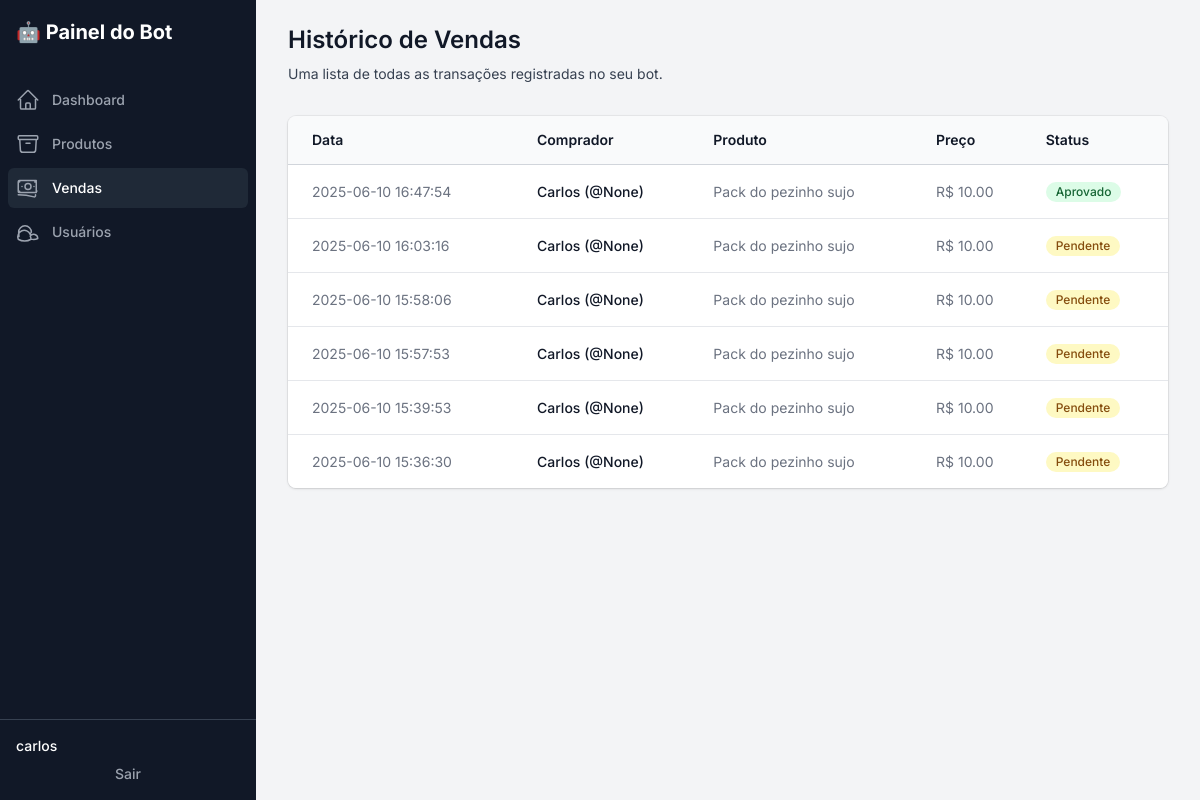
Page /vendas (signed in) on the earlier database version.
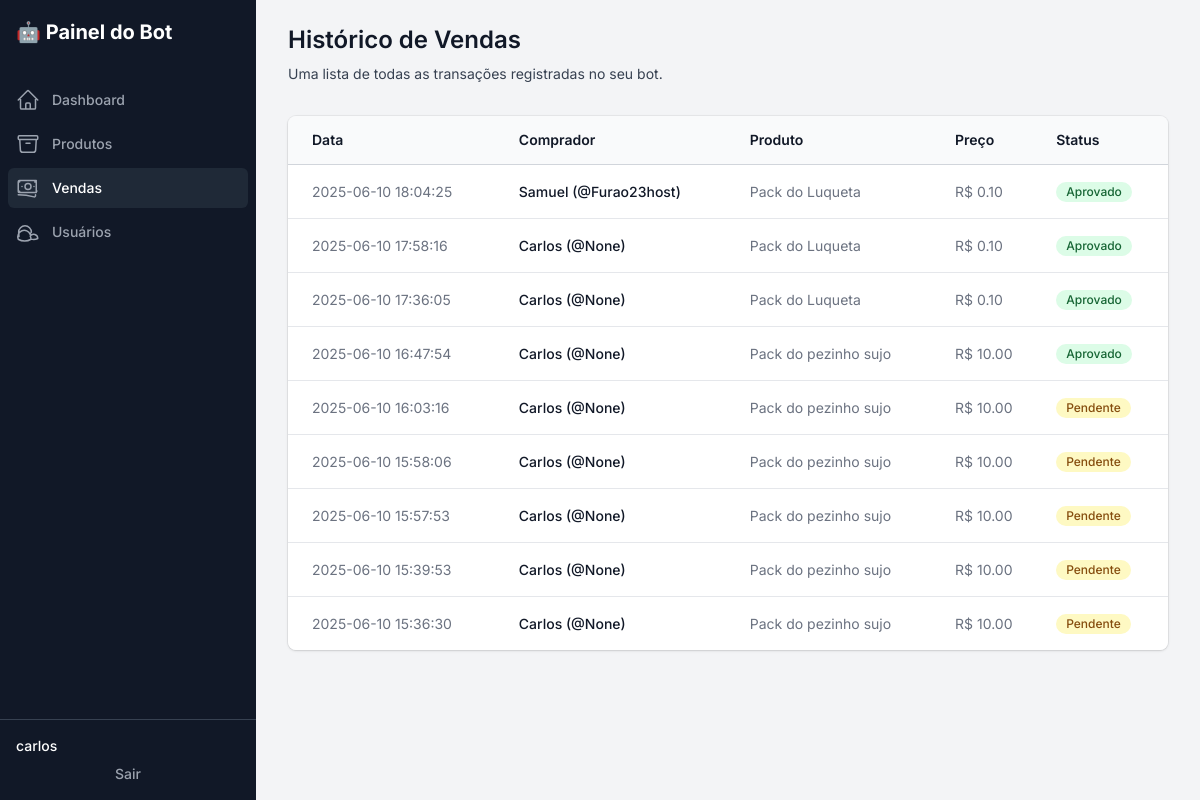
Same page on the later database version.
### tables this page shows
CREATE TABLE users (
    id INTEGER PRIMARY KEY,
    username TEXT,
    first_name TEXT,
    last_name TEXT,
    data_registro TEXT
);

CREATE TABLE vendas (
    id INTEGER PRIMARY KEY AUTOINCREMENT,
    user_id INTEGER,
    produto_id INTEGER,
    payment_id TEXT,
    status TEXT,
    data_venda TEXT,
    FOREIGN KEY (user_id) REFERENCES users (id),
    FOREIGN KEY (produto_id) REFERENCES produtos (id)
);

CREATE TABLE produtos (
    id INTEGER PRIMARY KEY AUTOINCREMENT,
    nome TEXT NOT NULL,
    preco REAL NOT NULL,
    link TEXT NOT NULL
);

### app.py (the view)
@app.route('/vendas')
def vendas():
    if not session.get('logged_in'): return redirect(url_for('login'))
    conn = get_db_connection()
    lista_vendas = conn.execute('''
        SELECT v.id, u.username, u.first_name, p.nome, p.preco, v.status, v.data_venda
        FROM vendas v
        JOIN users u ON v.user_id = u.id
        JOIN produtos p ON v.produto_id = p.id
        ORDER BY v.id DESC
    ''').fetchall()
    conn.close()
    return render_template('vendas.html', vendas=lista_vendas)

### app.py (called while the page is built)
def get_db_connection():
    conn = sqlite3.connect(DB_NAME)
    conn.row_factory = sqlite3.Row
    return conn

### templates/vendas.html (shortened to what this page needs)
{% extends "layout.html" %}
{% block content %}
<div class="sm:flex sm:items-center">
    <div class="sm:flex-auto">
        <h1 class="text-2xl font-semibold text-gray-900">Histórico de Vendas</h1>
        <p class="mt-2 text-sm text-gray-700">Uma lista de todas as transações registradas no seu bot.</p>
    </div>
</div>
<div class="mt-8 flow-root">
    <div class="-mx-4 -my-2 overflow-x-auto sm:-mx-6 lg:-mx-8">
      <div class="inline-block min-w-full py-2 align-middle sm:px-6 lg:px-8">
        <div class="overflow-hidden shadow ring-1 ring-black ring-opacity-5 sm:rounded-lg">
          <table class="min-w-full divide-y divide-gray-300">
            <thead class="bg-gray-50">
              <tr>
                <th scope="col" class="py-3.5 pl-4 pr-3 text-left text-sm font-semibold text-gray-900 sm:pl-6">Data</th>
                <th scope="col" class="px-3 py-3.5 text-left text-sm font-semibold text-gray-900">Comprador</th>
                <th scope="col" class="px-3 py-3.5 text-left text-sm font-semibold text-gray-900">Produto</th>
                <th scope="col" class="px-3 py-3.5 text-left text-sm font-semibold text-gray-900">Preço</th>
                <th scope="col" class="px-3 py-3.5 text-left text-sm font-semibold text-gray-900">Status</th>
              </tr>
            </thead>
            <tbody class="divide-y divide-gray-200 bg-white">
              {% for venda in vendas %}
              <tr>
                <td class="whitespace-nowrap py-4 pl-4 pr-3 text-sm text-gray-500 sm:pl-6">{{ venda.data_venda }}</td>
                <td class="whitespace-nowrap px-3 py-4 text-sm font-medium text-gray-900">{{ venda.first_name }} (@{{ venda.username }})</td>
                <td class="whitespace-nowrap px-3 py-4 text-sm text-gray-500">{{ venda.nome }}</td>
                <td class="whitespace-nowrap px-3 py-4 text-sm text-gray-500">R$ {{ "%.2f"|format(venda.preco) }}</td>
                <td class="whitespace-nowrap px-3 py-4 text-sm text-gray-500">
                    {% if venda.status == 'aprovado' %}
                        <span class="inline-flex items-center rounded-full bg-green-100 px-2.5 py-0.5 text-xs font-medium text-green-800">Aprovado</span>
                    {% else %}
                        <span class="inline-flex items-center rounded-full bg-yellow-100 px-2.5 py-0.5 text-xs font-medium text-yellow-800">Pendente</span>
                    {% endif %}
                </td>
              </tr>
              {% else %}
              <tr>
                <td colspan="5" class="py-4 text-center text-sm text-gray-500">Nenhuma venda registrada.</td>
              </tr>
              {% endfor %}
            </tbody>
          </table>
        </div>
      </div>
    </div>
</div>
{% endblock %}

### templates/layout.html (shortened to what this page needs)
<!DOCTYPE html>
<html lang="pt-br" class="h-full bg-gray-100">
<head>
    <script src="https://cdn.tailwindcss.com"></script>
</head>
<body class="h-full">
<div class="min-h-full">
  <div class="fixed inset-y-0 flex w-64 flex-col bg-gray-900">
    <div class="flex min-h-0 flex-1 flex-col">
      <div class="flex h-16 flex-shrink-0 items-center bg-gray-900 px-4">
        <h1 class="text-xl font-bold text-white">🤖 Painel do Bot</h1>
      </div>
      <div class="flex flex-1 flex-col overflow-y-auto">
        <nav class="flex-1 space-y-1 px-2 py-4">
          <a href="{{ url_for('index') }}" class="{{ 'bg-gray-800 text-white' if request.path == url_for('index') else 'text-gray-400 hover:bg-gray-800 hover:text-white' }} group flex items-center rounded-md px-2 py-2 text-sm font-medium">
            Dashboard
          </a>
          <a href="{{ url_for('produtos') }}" class="{{ 'bg-gray-800 text-white' if request.path == url_for('produtos') else 'text-gray-400 hover:bg-gray-800 hover:text-white' }} group flex items-center rounded-md px-2 py-2 text-sm font-medium">
            Produtos
          </a>
          <a href="{{ url_for('vendas') }}" class="{{ 'bg-gray-800 text-white' if request.path == url_for('vendas') else 'text-gray-400 hover:bg-gray-800 hover:text-white' }} group flex items-center rounded-md px-2 py-2 text-sm font-medium">
            Vendas
          </a>
          <a href="{{ url_for('usuarios') }}" class="{{ 'bg-gray-800 text-white' if request.path == url_for('usuarios') else 'text-gray-400 hover:bg-gray-800 hover:text-white' }} group flex items-center rounded-md px-2 py-2 text-sm font-medium">
            Usuários
          </a>
        </nav>
      </div>
       <div class="flex flex-shrink-0 border-t border-gray-700 p-4">
        <div class="flex-shrink-0 w-full">
            <div class="flex items-center">
                <div>
                    <p class="text-sm font-medium text-white">{{ session.username }}</p>
                </div>
            </div>
            <a href="{{ url_for('logout') }}" class="mt-2 block w-full text-center text-sm font-medium text-gray-400 hover:text-white">Sair</a>
        </div>
      </div>
    </div>
  </div>
  <div class="flex flex-1 flex-col md:pl-64">
    <main class="flex-1">
      <div class="py-6">
        <div class="mx-auto max-w-7xl px-4 sm:px-6 md:px-8">
            {% block content %}{% endblock %}
        </div>
      </div>
    </main>
  </div>
</div>
</body>
</html>

### templates/layout.html (style rules this page uses)
body { font-family: 'Inter', sans-serif; }

Differences in the rows shown:
added vendas: data_venda "2025-06-10 18:04:25", first_name "Samuel", username "Furao23host", nome "Pack do Luqueta", status "Aprovado"
added produtos: preco "0.10"
added vendas: data_venda "2025-06-10 17:58:16", first_name "Carlos", username "None", nome "Pack do Luqueta", status "Aprovado"
added vendas: data_venda "2025-06-10 17:36:05", first_name "Carlos", username "None", nome "Pack do Luqueta", status "Aprovado"
